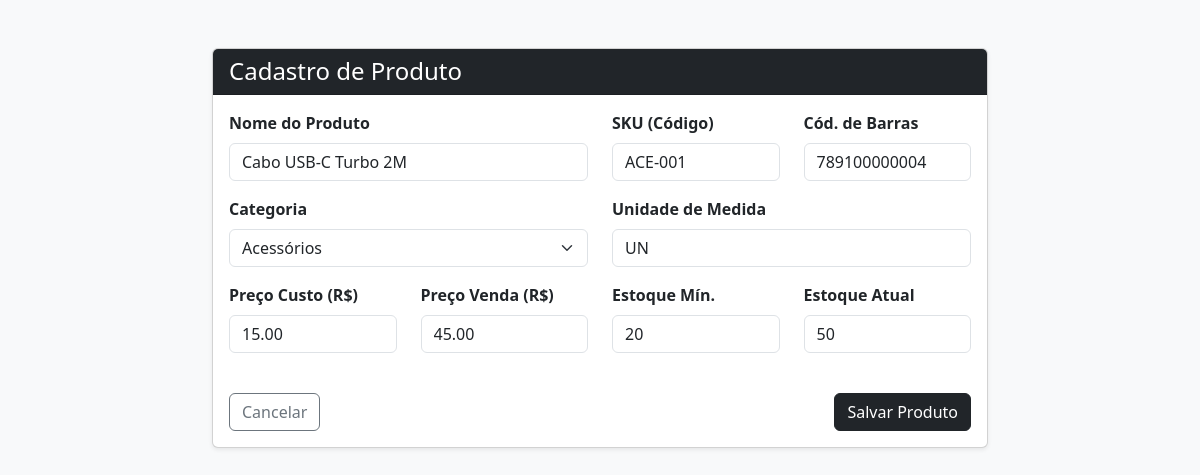
Screenshot of /produto/editar/6/ (signed in) with the database file from the repository.
### estoque/models.py (models this page shows, shortened)
class Produto(models.Model):
    nome = models.CharField(max_length=200)
    sku = models.CharField(max_length=50, unique=True)
    codigo_barras = models.CharField(max_length=50, blank=True, null=True)
    categoria = models.ForeignKey(Categoria, on_delete=models.PROTECT)
    unidade_medida = models.CharField(max_length=20)
    preco_custo = models.DecimalField(max_digits=10, decimal_places=2)
    preco_venda = models.DecimalField(max_digits=10, decimal_places=2)
    estoque_minimo = models.IntegerField(default=5)
    estoque_atual = models.IntegerField(default=0)
    ativo = models.BooleanField(default=True)

### estoque/views.py (the view)
# urls.py: path('produto/editar/<int:id>/', views.editar_produto, name='editar_produto'),
@user_passes_test(is_admin)
@login_required
def editar_produto(request, id):
    produto = get_object_or_404(Produto, id=id)
    if request.method == 'POST':
        form = ProdutoForm(request.POST, instance=produto)
        if form.is_valid():
            form.save()
            return redirect('dashboard')
    else:
        form = ProdutoForm(instance=produto)
    return render(request, 'estoque/produto.html', {'form': form})

### estoque/forms.py
class ProdutoForm(forms.ModelForm):
    class Meta:
        model = Produto
        fields = ['nome', 'sku', 'codigo_barras', 'categoria', 'unidade_medida', 'preco_custo', 'preco_venda', 'estoque_minimo', 'estoque_atual']
        widgets = {
            'nome': forms.TextInput(attrs={'class': 'form-control'}),
            'sku': forms.TextInput(attrs={'class': 'form-control'}),
            'codigo_barras': forms.TextInput(attrs={'class': 'form-control', 'placeholder': 'Bipe aqui (opcional)'}),
            'categoria': forms.Select(attrs={'class': 'form-select'}),
            'unidade_medida': forms.TextInput(attrs={'class': 'form-control', 'placeholder': 'Ex: UN, KG'}),
            'preco_custo': forms.NumberInput(attrs={'class': 'form-control', 'step': '0.01'}),
            'preco_venda': forms.NumberInput(attrs={'class': 'form-control', 'step': '0.01'}),
            'estoque_minimo': forms.NumberInput(attrs={'class': 'form-control'}),
            'estoque_atual': forms.NumberInput(attrs={'class': 'form-control'}),
        }

### estoque/models.py (called while the page is built)
    def __str__(self):
        return self.nome

### estoque/views.py (called while the page is built)
def is_admin(user):
    return user.is_staff

### estoque/templates/estoque/produto.html (shortened to what this page needs)
<!DOCTYPE html>
<html lang="pt-br">
<head>
    <link href="https://cdn.jsdelivr.net/npm/bootstrap@5.3.0/dist/css/bootstrap.min.css" rel="stylesheet">
</head>
<body class="bg-light">
<div class="container mt-5" style="max-width: 800px;">
    <div class="card shadow-sm">
        <div class="card-header bg-dark text-white">
            <h4 class="mb-0">Cadastro de Produto</h4>
        </div>
        <div class="card-body">
            <form method="POST">
                <div class="row">
                    <div class="col-md-6 mb-3">
                        <label class="form-label fw-bold">Nome do Produto</label>
                        {{ form.nome }}
                    </div>
                    <div class="col-md-3 mb-3">
                        <label class="form-label fw-bold">SKU (Código)</label>
                        {{ form.sku }}
                    </div>
                    <div class="col-md-3 mb-3">
                        <label class="form-label fw-bold">Cód. de Barras</label>
                        {{ form.codigo_barras }}
                    </div>
                </div>
                <div class="row">
                    <div class="col-md-6 mb-3">
                        <label class="form-label fw-bold">Categoria</label>
                        {{ form.categoria }}
                    </div>
                    <div class="col-md-6 mb-3">
                        <label class="form-label fw-bold">Unidade de Medida</label>
                        {{ form.unidade_medida }}
                    </div>
                </div>
                <div class="row">
                    <div class="col-md-3 mb-3">
                        <label class="form-label fw-bold">Preço Custo (R$)</label>
                        {{ form.preco_custo }}
                    </div>
                    <div class="col-md-3 mb-3">
                        <label class="form-label fw-bold">Preço Venda (R$)</label>
                        {{ form.preco_venda }}
                    </div>
                    <div class="col-md-3 mb-3">
                        <label class="form-label fw-bold">Estoque Mín.</label>
                        {{ form.estoque_minimo }}
                    </div>
                    <div class="col-md-3 mb-3">
                        <label class="form-label fw-bold">Estoque Atual</label>
                        {{ form.estoque_atual }}
                    </div>
                </div>
                <div class="d-flex justify-content-between mt-4">
                    <a href="/" class="btn btn-outline-secondary">Cancelar</a>
                    <button type="submit" class="btn btn-dark">Salvar Produto</button>
                </div>
            </form>
        </div>
    </div>
</div>
</body>
</html>

### rows the page displays
Produto: nome "Cabo USB-C Turbo 2M", sku "ACE-001", codigo_barras "789100000004", categoria "Acessórios", unidade_medida "UN", preco_custo "15.00", preco_venda "45.00", estoque_minimo "20", estoque_atual "50"
